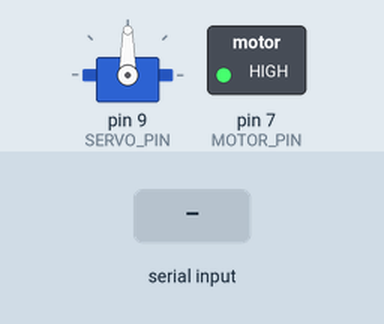
Recording of a sketch running on a simulated Arduino Uno, built with avr-gcc and run on an emulated ATmega328P. Shown: servo, switched loads named in the sketch (green lamp = pin HIGH). The inputs (shaded band) are chosen by the test bench.

Above: at 1.2 s.
1.3 s: "1" received over Serial
At 1.9 s:
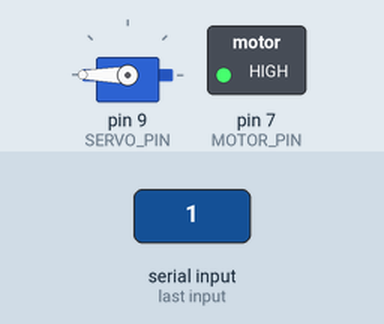
Timing chart, 0 to 4.3 s (numbered marks = the images above; inputs shaded):
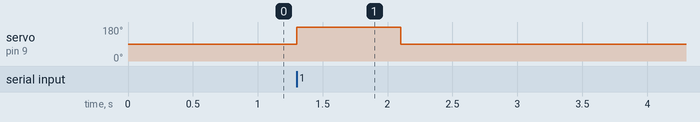

Measured:
- after the input at 1.3 s, servo on pin 9 (SERVO_PIN): 90° → 180° at once, → 90° 0.80 s later

The sketch:

arduino_servo.ino
```cpp
#include <Servo.h>

// Pins
const int SERVO_PIN = 9;     // PWM capable pin
const int MOTOR_PIN = 7;     // Relay or motor driver enable

Servo gate;
int freshAngle = 90;
int rottenAngle = 180;

void setup() {
  Serial.begin(9600);
  gate.attach(SERVO_PIN);
  pinMode(MOTOR_PIN, OUTPUT);
  gate.write(freshAngle);    // default: allow belt
  digitalWrite(MOTOR_PIN, HIGH); // motor on (adjust to your wiring)
}

void loop() {
  if (Serial.available() > 0) {
    char c = Serial.read();
    if (c == '0') {
      // Fresh: keep gate open
      gate.write(freshAngle);
      digitalWrite(MOTOR_PIN, HIGH);
    } else if (c == '1') {
      // Rotten: close gate briefly to reject
      gate.write(rottenAngle);
      digitalWrite(MOTOR_PIN, HIGH);
      delay(800); // adjust to your belt speed
      gate.write(freshAngle);
    }
  }
}
```
